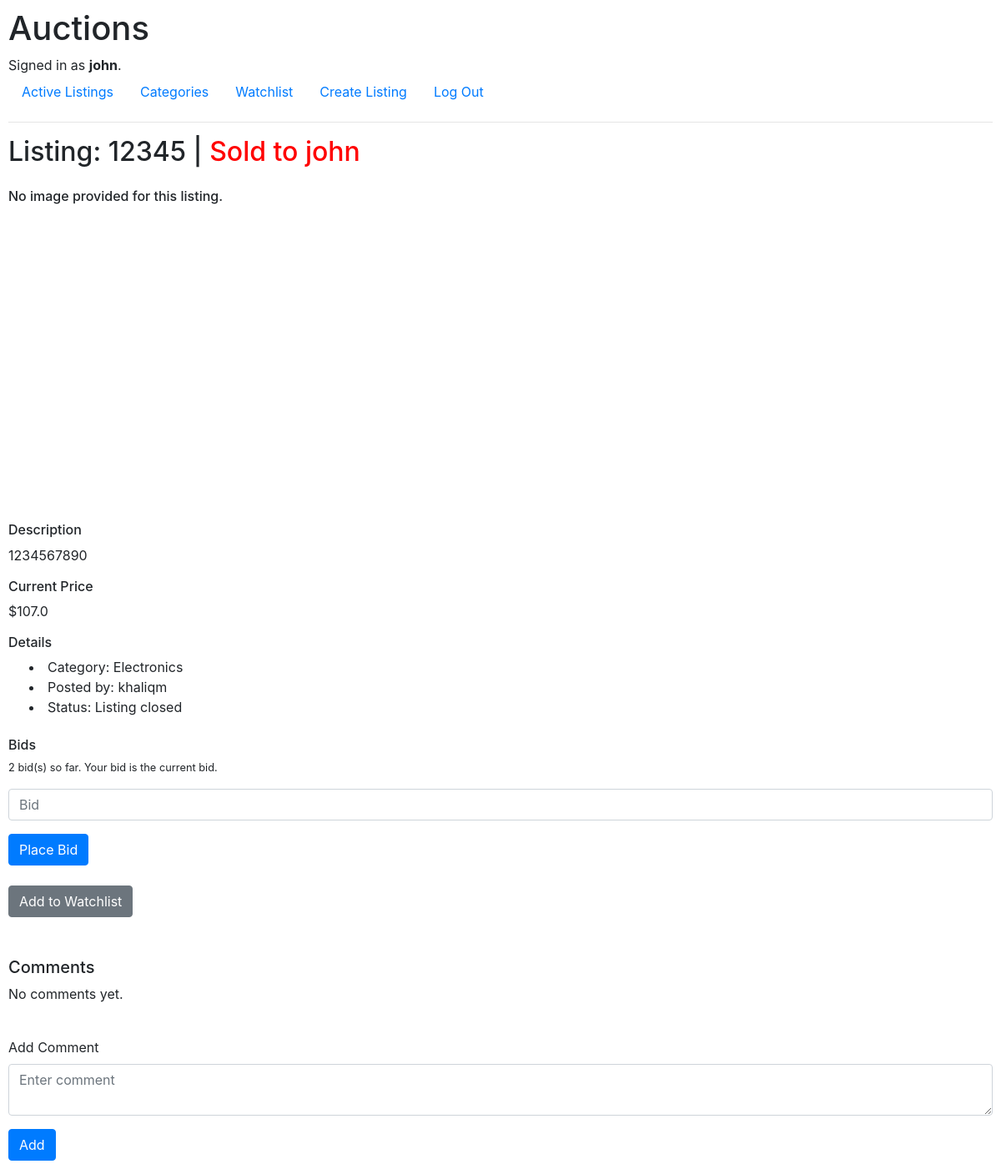
/listing/2 (signed in), run on the app's committed database.
### auctions/models.py (models this page shows, shortened)
class User(AbstractUser):
    pass

class Listing(models.Model):
    title = models.CharField(max_length=64)
    description = models.TextField()
    current_price = models.FloatField()
    url = models.TextField()
    category = models.ForeignKey(Category, on_delete=models.CASCADE)
    status = models.BooleanField()
    user = models.ForeignKey(User, on_delete=models.CASCADE)

class Bid(models.Model):
    amount = models.FloatField()
    user = models.ForeignKey(User, on_delete=models.CASCADE)
    listing = models.ForeignKey(Listing, on_delete=models.CASCADE)

class Category(models.Model):
    cat_name = models.CharField(max_length=64)
    img_name = models.CharField(max_length=64)

### auctions/views.py (the view)
# urls.py: path("listing/<int:listing_id>", views.display_listing, name="display_listing"),
@login_required(login_url="login")
def display_listing(request, listing_id):
    listing = Listing.objects.get(pk=listing_id)
    watchlist = Watchlist.objects.filter(user=request.user)
    comments = Comment.objects.filter(listing=listing)
    bids = Bid.objects.filter(listing=listing)
    bid_winner = Bid.objects.filter(listing=listing)
    if bid_winner:
        winner = bid_winner.latest('amount')
    else:
        winner = None
    exists_in_watchlist = False
    for list in watchlist:
        if listing.id == list.listing.id:
            exists_in_watchlist = True
            break
        else:
            exists_in_watchlist = False
    return render(request, "auctions/listing.html", {
        "listing": listing,
        "exists_in_watchlist": exists_in_watchlist,
        "comments": comments,
        "total_bids": len(bids),
        "winner": winner
    })

### auctions/templates/auctions/listing.html (shortened to what this page needs)
{% extends "auctions/layout.html" %}
{% block body %}
    {% if listing.status == False %}
        <h2>Listing: {{ listing.title }} | <span style="color: red;">Sold to {{ winner.user.username }}</span></h2>
    {% else %}
        <h2>Listing: {{ listing.title }}</h2>
    {% endif %}
    <div class="big-img-div">
        {% if listing.url %}
            <img src="{{ listing.url }}" class="big-img">
        {% else %}
            <h6>No image provided for this listing.</h6>
        {% endif %}
    </div>
    <h6>Description</h6>
    <p>{{ listing.description }}</p>
    <h6>Current Price</h6>
    <p>${{ listing.current_price }}</p>
    <h6>Details</h6>
    <li class="indent">Category: {{ listing.category.cat_name }}</li>
    <li class="indent">Posted by: {{ listing.user.username }}</li>
    {% if listing.status == True %}
        <li class="indent">Status: Listing active</li>
    {% else %}
        <li class="indent">Status: Listing closed</li>
    {% endif %}
    <br>
    <h6>Bids</h6>
    <form action="{% url 'place_bid' %}" method="post">
        <p style="font-size: 80%;">{{ total_bids }} bid(s) so far. Your bid is the current bid.</p>
        <div class="form-group">
            <input type="text" placeholder="Bid" name="bid_amount" class="form-control" required>
        </div>
        <input type="submit" value="Place Bid" class="btn btn-primary">
    </form>
    <br>
    {% if not exists_in_watchlist %}
        <form action="{% url 'watchlist' %}" method="post">
            <input type="submit" value="Add to Watchlist" class="btn btn-secondary">
        </form>
    {% else %}
        <form action="{% url 'remove_from_watchlist' %}" method="post">
            {% csrf_token %}
            <input type="submit" value="Remove From Watchlist" class="btn btn-secondary">
            <input type="hidden" value="{{ listing.id }}" name="listing_id">
        </form>
    {% endif %}
    <br>
    <br>
    <h5>Comments</h5>
    {% for comment in comments %}
        <div>
            <p><span style="font-weight: bold;">{{ comment.user.username }}</span> - {{ comment.comment }}</p>
        </div>
    {% empty %}
        <p>No comments yet.</p>
    {% endfor %}
    <br>
    <form action="{% url 'add_comment' %}" method="post">
        <div class="form-group">
            <label>Add Comment</label>
            <textarea name="comment" placeholder="Enter comment" class="form-control" required></textarea>
        </div>
        <input type="submit" value="Add" class="btn btn-primary">
    </form>
{% endblock %}

### auctions/templates/auctions/layout.html (shortened to what this page needs)
{% load static %}
<!DOCTYPE html>
<html lang="en">
    <head>
        <link rel="stylesheet" href="https://stackpath.bootstrapcdn.com/bootstrap/4.4.1/css/bootstrap.min.css">
        <link href="{% static 'auctions/styles.css' %}" rel="stylesheet">
    </head>
    <body>
        <h1>Auctions</h1>
        <div>
            {% if user.is_authenticated %}
                Signed in as <strong>{{ user.username }}</strong>.
            {% else %}
                Not signed in.
            {% endif %}
        </div>
        <ul class="nav">
            {% if user.is_authenticated %}
                <li class="nav-item">
                    <a class="nav-link" href="{% url 'index' %}">Active Listings</a>
                </li>
                <li class="nav-item">
                    <a class="nav-link" href="{% url 'categories' %}">Categories</a>
                </li>
                <li class="nav-item">
                    <a class="nav-link" href="{% url 'watchlist' %}">Watchlist</a>
                </li>
                <li class="nav-item">
                    <a class="nav-link" href="{% url 'create_listing' %}">Create Listing</a>
                </li>
                <li class="nav-item">
                    <a class="nav-link" href="{% url 'logout' %}">Log Out</a>
                </li>
            {% endif %}
        </ul>
        <hr>
        {% block body %}
        {% endblock %}
    </body>
</html>

### auctions/static/auctions/styles.css (style rules this page uses)
body { padding: 10px; }
.indent { margin-left: 25px; }
.big-img-div { margin-top: 25px; height: 400px; }

### data on the page
User: username "john"
Listing: title "12345", description "1234567890", current_price "107.0", category.cat_name "Electronics", user.username "khaliqm"
Bid: user.username "john"

### other printed values
{{ total_bids }} "2"
